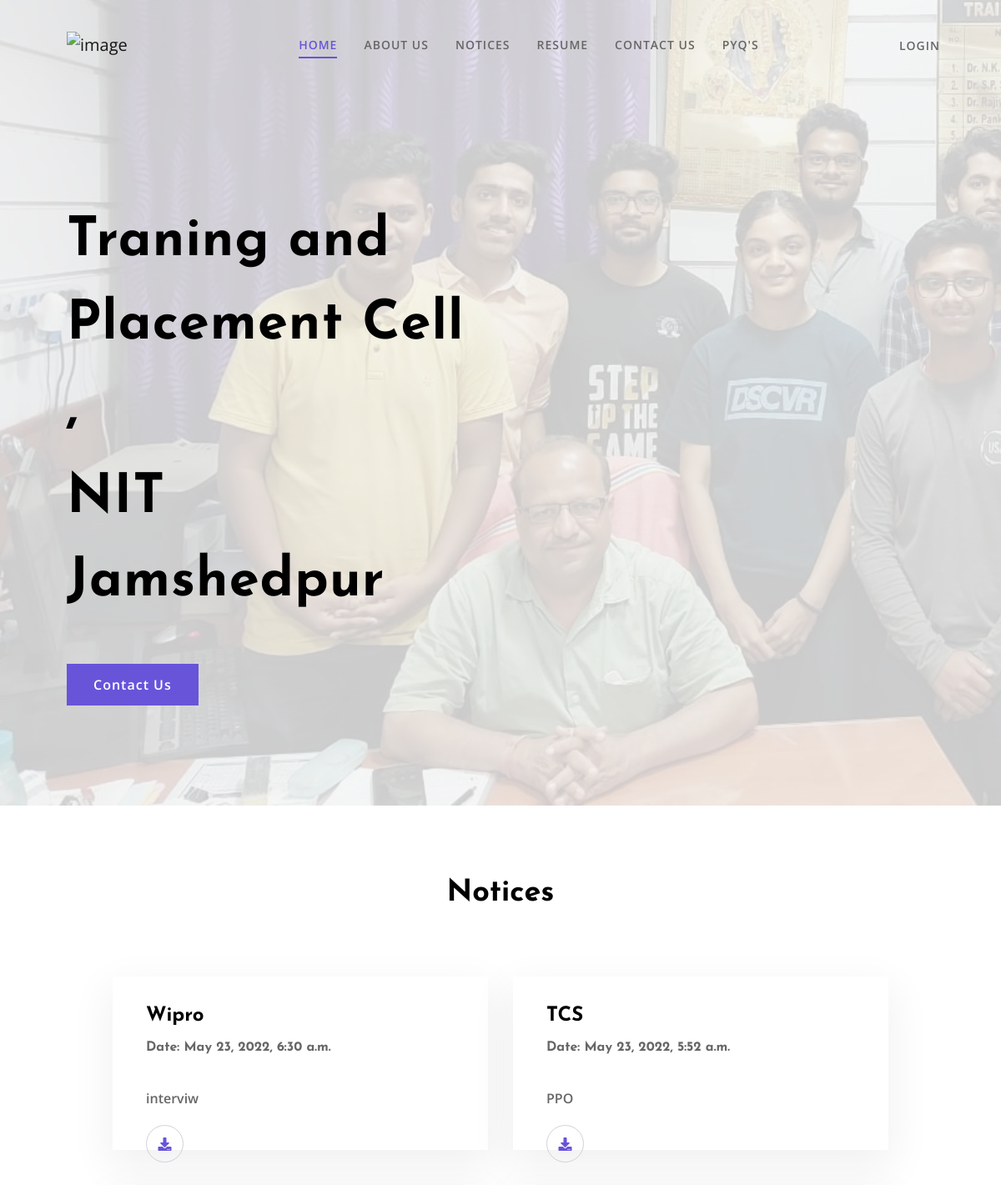
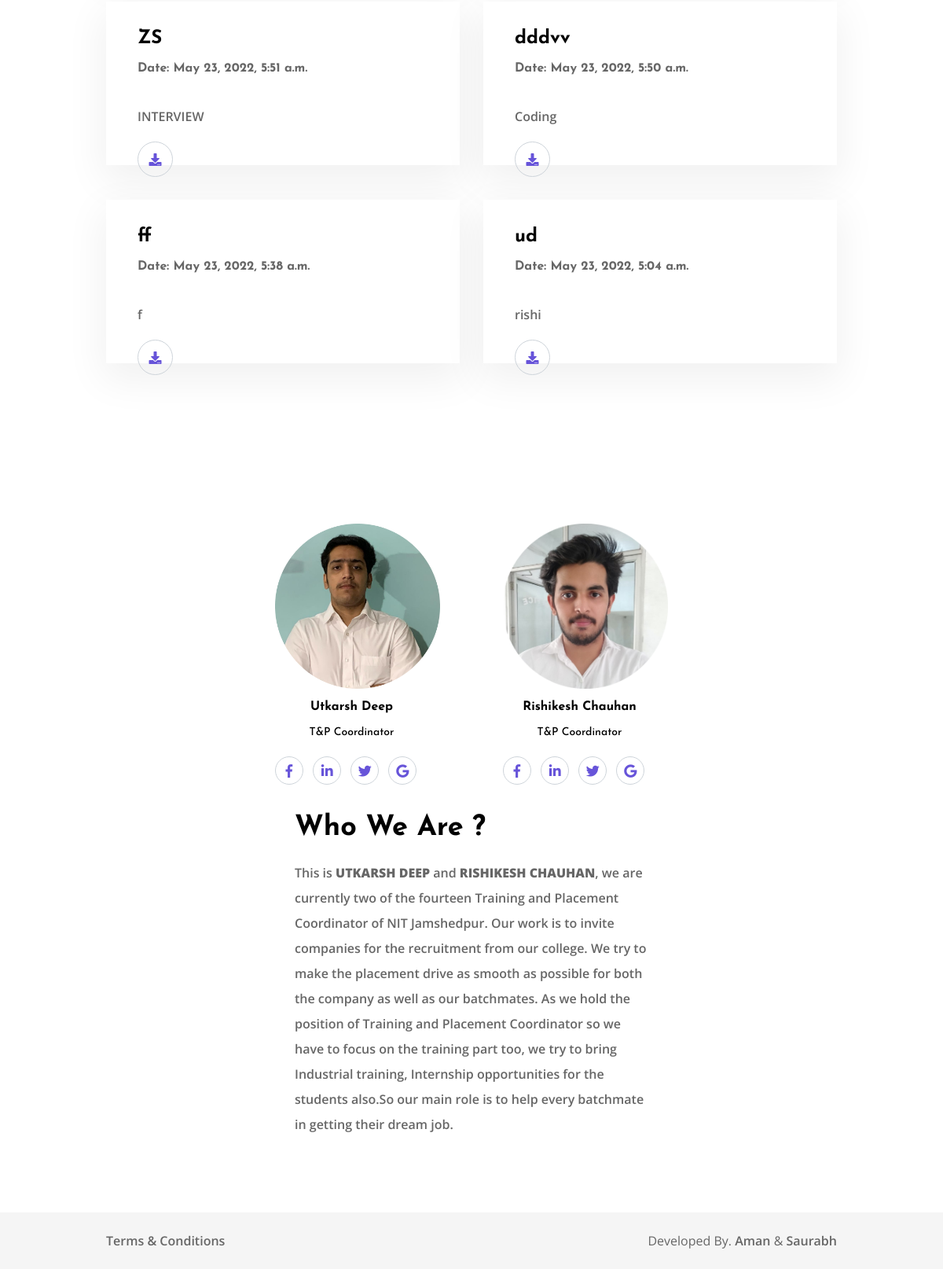
The page / on the database its author committed (2 pictures, top to bottom).
### ud/models.py (models this page shows, shortened)
class NOTICE(models.Model):
    created = models.DateTimeField(auto_now_add=True)
    subject = models.CharField(max_length=50, null=False)
    notice = models.FileField(blank=True)
    text = models.TextField(null=True)

### ud/views.py (the view)
# urls.py: path('', views.index, name='home'),
def index(request):
    document = NOTICE.objects.all().order_by("-created")
    context = {'document': document}
    return render(request, 'ud/index.html', context)

### ud/templates/ud/index.html (shortened to what this page needs)
<!doctype html>
<html lang="en">
<head>
   {% load static %}
   <link rel="stylesheet" href="{% static 'css/bootstrap.min.css' %}">
   <link rel="stylesheet" href="{% static 'css/typography.css' %}">
   <link rel="stylesheet" href="{% static 'css/style.css' %}">
   <link rel="stylesheet" href="{% static 'css/responsive.css' %}">
</head>
<body>
   {% block content %}
   <header id="header">
      <div class="container-fluid">
         <div class="row align-items-center">
            <div class="col-lg-10">
               <nav class="navbar navbar-expand-lg navbar-light">
                  <a class="navbar-brand" href="{% url 'home' %}">
                     <img class="logo" src="https://www.nitjsr.ac.in/static/media/logo_new.c32b27e1.png" alt="image">
                  </a>
                  <div class="collapse navbar-collapse" id="navbarNavDropdown">
                     <ul class="navbar-nav ml-auto">
                        <li class="nav-item">
                           <a class="nav-link active" href="{% url 'home' %}">Home</a>
                        </li>
                        <li class="nav-item">
                           <a class="nav-link" href="#about-us">About Us</a>
                        </li>
                        <li class="nav-item">
                           <a class="nav-link" href="#Notices">Notices</a>
                        </li>
                        <li class="nav-item">
                           <a class="nav-link" href="{% url 'resume'%}">Resume</a>
                        </li>
                        <li class="nav-item">
                           <a class="nav-link" href="{%url 'contact'%}">Contact Us</a>
                        </li>
                        <li class="nav-item">
                           <a class="nav-link" href="{% url 'pyqs'%}">PYQ's</a>
                        </li>
                     </ul>
                  </div>
               </nav>
            </div>
            <div class="col-lg-2 text-right p-0">
               <ul class="login">
                  {% if request.user.is_authenticated %}
                  <li class="d-inline pl-3 pl-md-0"><a href="{% url 'logout'%}">Logout</a></li>
                  {%else%}
                  <li class="d-inline pr-3 pr-md-2"><a href="{% url 'login'%}">Login</a></li>
                  {%endif%}
               </ul>
            </div>
         </div>
      </div>
   </header>
   <div class="banner">
      <div class="banner-text" id="banner">
         <div class="container-fluid">
            <div class="row">
               <div class="col-lg-6 col-md-12 col-sm-12 align-self-center">
                  <h1>Traning and Placement Cell , </h1>
                  <h1> NIT Jamshedpur</h1>
                  <a href="{%url 'contact'%}" class="button mb-lg-0 mb-5">Contact Us</a>
               </div>
            </div>
         </div>
      </div>
   </div>
   <div class="main-content">
      <section class="our-customer" id="Notices">
         <div class="container">
            <div class="row">
               <div class="col-lg-12">
                  <div class="title-box">
                     <h2 class="title">Notices</h2>
                  </div>
               </div>
            </div>
            <div class="row">
               {% for i in document %}
               <div class="col-lg-6 position-relative main-customer">
                  <div class="customer-box">
                     <div class="customer-detail mb-4">
                        <div class="float-left">
                           <h4 class="font-weight-bold"><a href="#">{{i.subject}}</a></h4>
                           <h5 class="text-gray font-weight-bold">Date: {{i.created}}</h5>
                        </div>
                        <div class="clearfix"></div>
                     </div>
                     <p class="iq-fw-600">{{i.text}}</p>
                     <div class="notice_icon">
                        <a href="{{i.notice.url}}" id="icon_"><i class="fa fa-download" aria-hidden="true"></i>
                        </a>
                     </div>
                  </div>
               </div>
               {% endfor %}
            </div>
         </div>
      </section>
   </div>
   <div class="main-content" id="about-us">
      <section>
         <div class="container">
            <div class="row justify-content-around">
               <div class="card__">
                  <div class="single_card">
                     <div class="card-img card_">
                        <img src="../../../static/images/UD.png" width="210px" class="img-fluid" alt="images">
                        <div class="team-details text-center">
                           <h5 class="iq-fw-8 center_">Utkarsh Deep</h5>
                           <h6 class="mb-10 center_">T&P Coordinator</h6>
                        </div>
                     </div>
                     <ul class="info-share change_">
                        <li class="list-inline-item"><a href="https://www.facebook.com/utkarsh.deep.12" target="@"><i class="fab fa-facebook-f"></i></a>
                        </li>
                        <li class="list-inline-item"><a href="https://www.linkedin.com/in/utkarsh-deep-578b321a1" target="@"><i class="fab fa-linkedin-in"></i></a>
                        </li>
                        <li class="list-inline-item"><a href="" target="@"><i class="fab fa-twitter"></i></a>
                        </li>
                        <li class="list-inline-item"><a href="https://mail.google.com/mail/u/0/#inbox?compose=GTvVlcRzBWZbmwSlqGpHmHghQBMbpjFNmhbZBvghGQWCtpCZVgwTlnVsljpXtWRTxKrcKsvLKDrQd" target="@"><i class="fab fa-google"></i></a>
                        </li>
                     </ul>
                  </div>
                  <div class="single_card">
                     <div class="card-img card_">
                        <img src="../../../static/images/Risikesh.png" width="210px" class="img-fluid" alt="images">
                        <div class="team-details text-center">
                           <h5 class="iq-fw-8 center_">Rishikesh Chauhan</h5>
                           <h6 class="mb-10 center_">T&P Coordinator</h6>
                        </div>
                     </div>
                     <ul class="info-share change_">
                        <li class="list-inline-item"><a href="https://www.facebook.com/profile.php?id=100006447847319" target="@"><i class="fab fa-facebook-f"></i></a>
                        </li>
                        <li class="list-inline-item"><a href="https://www.linkedin.com/in/rishikesh-chauhan-5551601b1" target="@"><i class="fab fa-linkedin-in"></i></a>
                        </li>
                        <li class="list-inline-item"><a href="#" target="@"><i class="fab fa-twitter"></i></a>
                        </li>
                        <li class="list-inline-item"><a href="https://mail.google.com/mail/u/0/#inbox?compose=GTvVlcRzBWZbmwSlqGpHmHghQBMbpjFNmhbZBvghGQWCtpCZVgwTlnVsljpXtWRTxKrcKsvLKDrQd" target="@"><i class="fab fa-google"></i></a>
                        </li>
                     </ul>
                  </div>
               </div>
               <div class="col-lg-6">
                  <h2 class="mb-3 iq-fw-8 mt-5 mt-lg-0">Who We Are ?</h2>
                  <So class="mb-3 iq-fw-6">This is <b>UTKARSH DEEP</b> and <b>RISHIKESH CHAUHAN</b>, we are  currently two of the fourteen Training and Placement Coordinator of NIT Jamshedpur. Our work is to invite companies for the recruitment from our college. We try to make the placement drive as smooth as possible for both the company as well as our batchmates. As we hold the position of Training and Placement Coordinator so we have to focus on the training part too, we try to bring Industrial training, Internship opportunities for the students also.So our main role is to help every batchmate in getting their dream job.</p>
               </div>
            </div>
         </div>
      </section>
   </div>
   {% endblock content %}
   <footer class="gray-bg">
      <div class="container">
         <div class="footer-bottom">
            <div class="row">
               <div class="col-auto mr-auto">
                  <ul class="list-inline">
                     <li class="list-inline-item mr-3 r-font-12"><a href="#termandcondition"
                           class="text-gray iq-fw-6">Terms &
                           Conditions</a></li>
                  </ul>
               </div>
               <div class="col-auto r-font-12">Developed By. <a href="https://www.linkedin.com/in/aman-ranjan-a7a01a185/" target="#" class="text-gray iq-fw-6">Aman </a>&<a href="https://www.linkedin.com/in/saurabh-verma-326672191/" target="#" class="text-gray iq-fw-6"> Saurabh</a>
               </div>
            </div>
         </div>
   </footer>
</body>
</html>

### static/css/typography.css (style rules this page uses)
body { font-family: 'Open Sans', sans-serif; font-weight: normal; font-style: normal; font-size: 16px; line-height: 2em; color: #666666; }
a, .btn, .button { -webkit-transition: all 0.3s ease-out 0s; -moz-transition: all 0.3s ease-out 0s; -ms-transition: all 0.3s ease-out 0s; -o-transition: all 0.3s ease-out 0s; transition: all 0.3s ease-out 0s; }
a, button { outline: medium none !important; color: #6754d9; }
h1, h2, h3, h4, h5, h6 { margin-top: 0px; color: #000000; font-family: 'Josefin Sans', sans-serif; }
h1 a, h2 a, h3 a, h4 a, h5 a, h6 a { color: inherit; }
h1 { font-size: 65px; font-style: normal; line-height: 100px; font-weight: bold; }
h2 { font-size: 36px; font-style: normal; line-height: 50px; }
h4 { font-size: 24px; font-style: normal; line-height: 34px; }
h5 { font-size: 16px; font-style: normal; line-height: 26px; }
h6 { font-size: 14px; font-style: normal; line-height: 24px; }
ul { margin: 0px; padding: 0px; }
section { padding: 80px 0; }
.container-fluid { padding:0 80px; }
.container { max-width:1170px; }
.iq-fw-600 { font-weight: 600; }
.iq-fw-6 { font-weight: 600; }
.iq-fw-8 { font-weight: 800; }
.text-gray { color: #666666; }
.title-box { margin-bottom: 75px; text-align: center; }
.title-box .title { margin-bottom: 15px; font-weight: bold; }
.button { background: #6754d9; color: #ffffff; padding: 15px 30px; display: inline-block;border: 2px solid transparent; text-decoration: none !important; font-size: 16px; line-height: 16px; font-weight: 600;letter-spacing: 1px;cursor: pointer; }
.gray-bg { background: #f5f5f5; }

### static/css/responsive.css (style rules this page uses)
@media (min-width:576px) { .container { max-width: 540px } }
@media (min-width:768px) { .container { max-width: 720px } }
@media (min-width:992px) { .container { max-width: 960px } }
@media (max-width:1399px) { footer:before { top: -64px; } }
@media (max-width:1399px) { .login li a { font-size: 14px; } }
@media (max-width:1399px) { header .navbar-light .navbar-nav .nav-item a { font-size: 14px; } }
@media (max-width:1365px) { .info-share li a { width: 36px ;height: 36px; line-height: 36px; } }
@media (max-width:1365px) { header .navbar-light .navbar-nav .nav-item { margin: 0 16px; } }

### rows shown on the page
NOTICE: subject "Wipro", created "May 23, 2022, 6:30 a.m.", text "interviw"
NOTICE: subject "TCS", created "May 23, 2022, 5:52 a.m.", text "PPO"
NOTICE: subject "ZS", created "May 23, 2022, 5:51 a.m.", text "INTERVIEW"
NOTICE: subject "dddvv", created "May 23, 2022, 5:50 a.m.", text "Coding"
NOTICE: subject "ff", created "May 23, 2022, 5:38 a.m.", text "f"
NOTICE: subject "ud", created "May 23, 2022, 5:04 a.m.", text "rishi"
